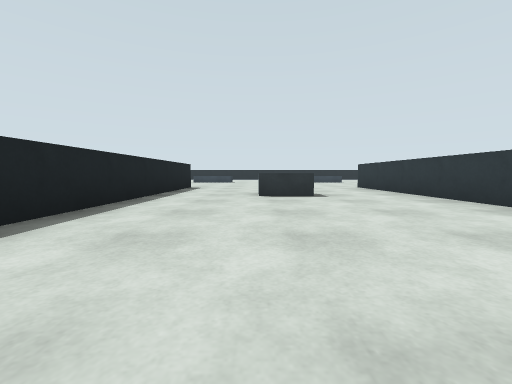
View 1 (above)

17 first-person views from a walk through a Gazebo world. The camera is 0.72 m above the floor, tilts 4° down and sees 90° across. The floor is counted in squares, 2 m on a side. Each view is taken from the middle of a square. On the plan, view 1 faces up. The plan holds only what a view shows up to about 9 squares ahead; the rest is blank.

View 2
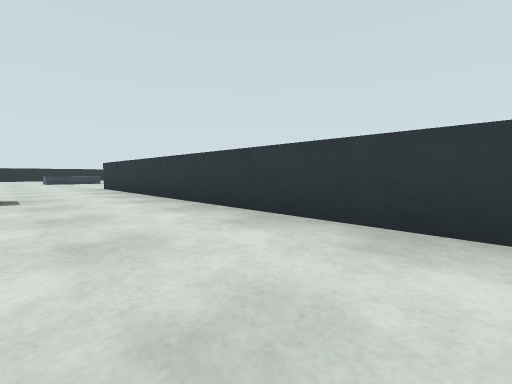

View 3
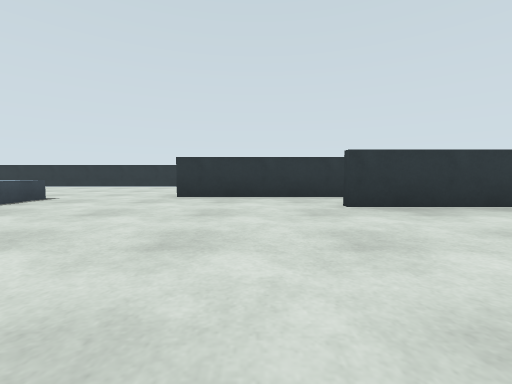

View 4
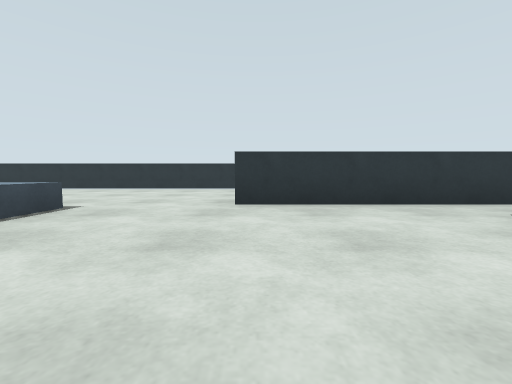

View 5
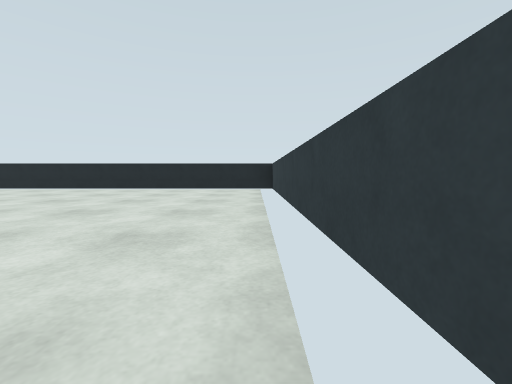

View 6
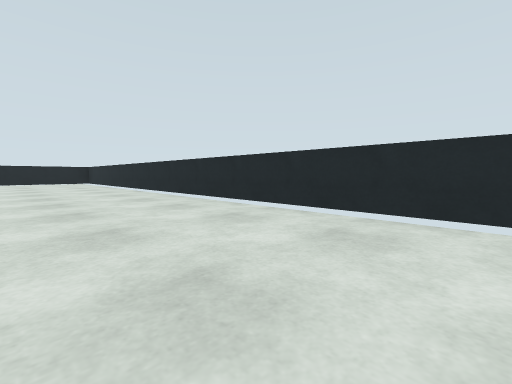

View 7
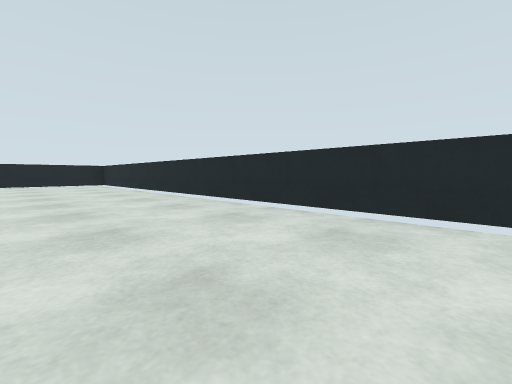

View 8
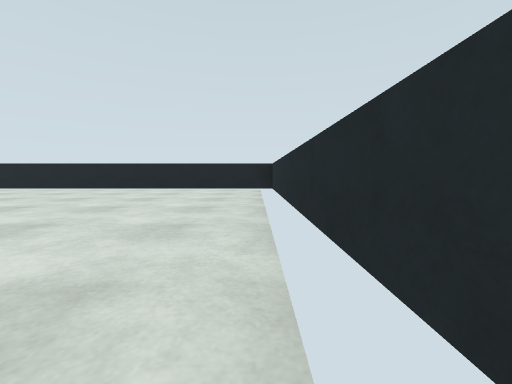

View 9
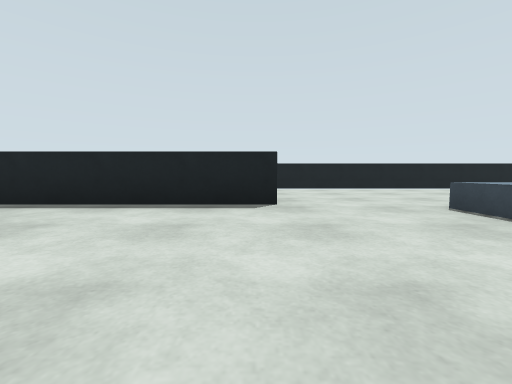

View 10
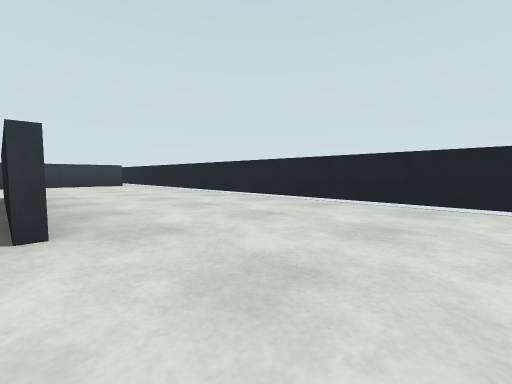

View 11
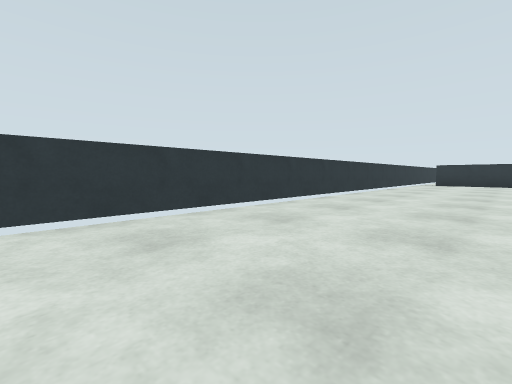

View 12
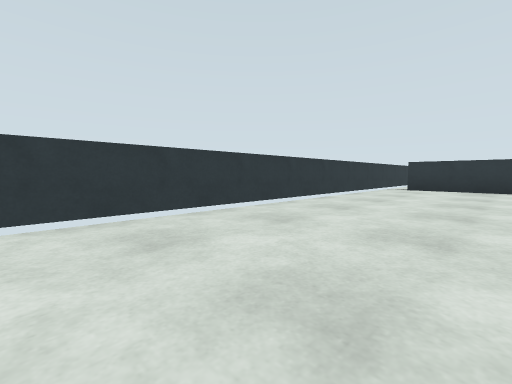

View 13
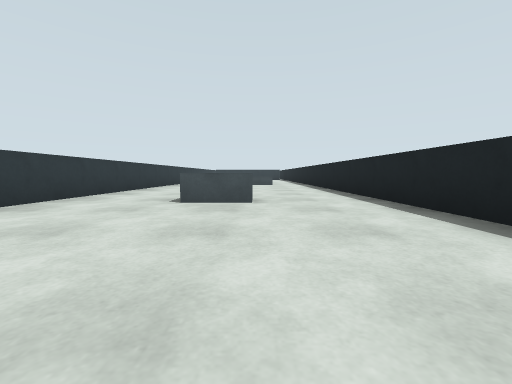

View 14
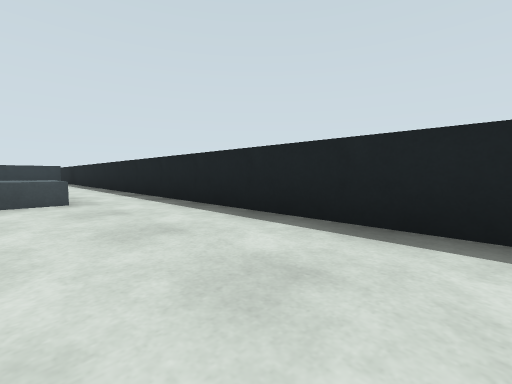

View 15
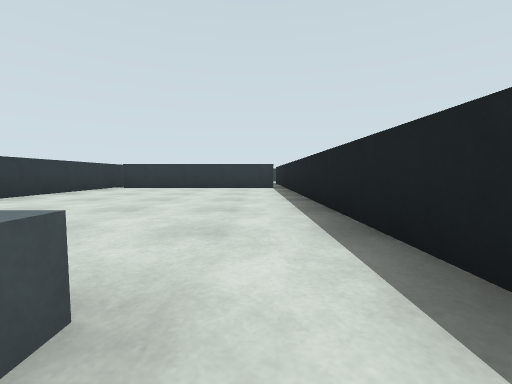

View 16
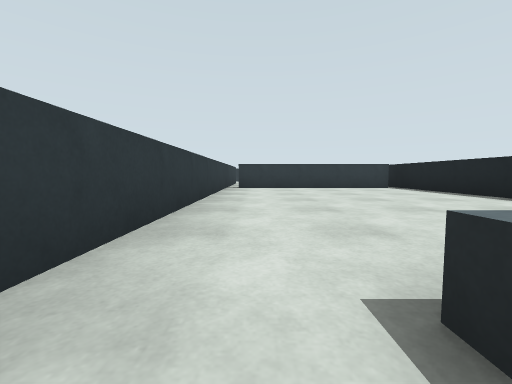

View 17
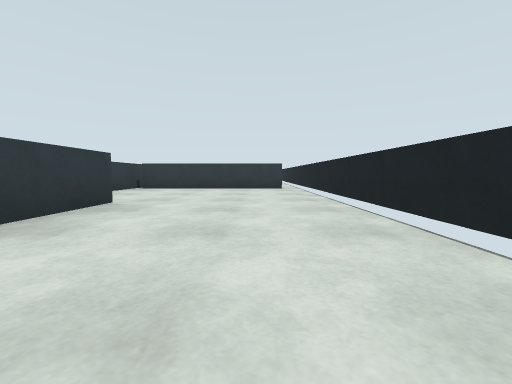

### Floor plan
Points are (right, up) in squares from view 1. A wall is a line through its corners. A room is listed if a view was taken in it or the views show most of it. See-through windows are left out.
Room 1 (views 1, 2, 3, 4, 5, 6, 7, 8, 9, 10, 11, 12, 13, 14, 15, 16, 17)
walls: (-1.8, 7) (-1.8, -8.1); (-3, 9.4) (-3, 5.8); (-3.2, 5.8) (-3.2, 7.2); (4, 5.9) (4, 9.2); (-1.9, 2) (-1.9, 3.6); (5, 2.6) (6.8, 2.6); (-5.8, 2.6) (-2.1, 2.6); (7.4, 2.5) (7.4, 15.6); (7.5, 16.4) (-6.4, 16.4) (-6.4, 2.6); (-1.5, -7.7) (2.5, -7.7); (2.8, -7.9) (2.8, 7)
ways out: opening at (-6, 2); opening at (7, 2)
objects: blue box (-2, 11) to (-1, 12); grey box (0, -1) to (1, -1); grey box (0, 4) to (1, 4); blue box (2, 11) to (3, 12)

Positions as (right, up) in squares from view 1, and headings:
1: (0, 0), facing up
2: (1, 0), facing up-right
3: (0, 8), facing right
4: (1, 9), facing right
5: (7, 10), facing up
6: (5, 14), facing up-left
7: (3, 14), facing up-left
8: (0, 16), facing left
9: (0, 9), facing left
10: (-3, 11), facing down-left
11: (5, 12), facing down-right
12: (5, 9), facing down-right
13: (0, 8), facing down
14: (0, 3), facing down-left
15: (-1, -1), facing down
16: (2, -1), facing down
17: (-5, 9), facing down
